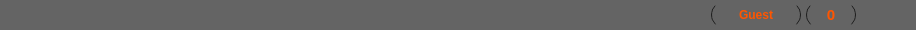
   <widget class="QFrame" name="headerFrame">
    <property name="geometry">
     <rect>
      <x>0</x>
      <y>0</y>
      <width>916</width>
      <height>30</height>
     </rect>
    </property>
    <property name="minimumSize">
     <size>
      <width>0</width>
      <height>0</height>
     </size>
    </property>
    <property name="styleSheet">
     <string notr="true">background-color: rgb(100,100,100);</string>
    </property>
    <property name="frameShape">
     <enum>QFrame::NoFrame</enum>
    </property>
    <property name="frameShadow">
     <enum>QFrame::Raised</enum>
    </property>
    <layout class="QHBoxLayout" name="horizontalLayout_3">
     <property name="spacing">
      <number>0</number>
     </property>
     <property name="leftMargin">
      <number>0</number>
     </property>
     <property name="topMargin">
      <number>0</number>
     </property>
     <property name="rightMargin">
      <number>0</number>
     </property>
     <property name="bottomMargin">
      <number>0</number>
     </property>
     <item>
      <widget class="QLabel" name="label">
       <property name="enabled">
        <bool>true</bool>
       </property>
       <property name="maximumSize">
        <size>
         <width>150</width>
         <height>100</height>
        </size>
       </property>
       <property name="text">
        <string/>
       </property>
       <property name="pixmap">
        <pixmap>C:/Users/milad/Desktop/dorsa2.png</pixmap>
       </property>
       <property name="scaledContents">
        <bool>true</bool>
       </property>
       <property name="alignment">
        <set>Qt::AlignLeading|Qt::AlignLeft|Qt::AlignTop</set>
       </property>
       <property name="margin">
        <number>-1</number>
       </property>
       <property name="indent">
        <number>4</number>
       </property>
      </widget>
     </item>
     <item>
      <spacer name="horizontalSpacer">
       <property name="orientation">
        <enum>Qt::Horizontal</enum>
       </property>
       <property name="sizeHint" stdset="0">
        <size>
         <width>370</width>
         <height>13</height>
        </size>
       </property>
      </spacer>
     </item>
     <item alignment="Qt::AlignRight">
      <widget class="QFrame" name="userFrame">
       <property name="minimumSize">
        <size>
         <width>404</width>
         <height>30</height>
        </size>
       </property>
       <property name="maximumSize">
        <size>
         <width>200</width>
         <height>30</height>
        </size>
       </property>
       <property name="styleSheet">
        <string notr="true">QFrame {
	background-color: rgb(100,100,100);
}</string>
       </property>
       <property name="frameShape">
        <enum>QFrame::NoFrame</enum>
       </property>
       <property name="frameShadow">
        <enum>QFrame::Raised</enum>
       </property>
       <layout class="QHBoxLayout" name="horizontalLayout_4">
        <property name="spacing">
         <number>5</number>
        </property>
        <property name="leftMargin">
         <number>0</number>
        </property>
        <property name="topMargin">
         <number>0</number>
        </property>
        <property name="rightMargin">
         <number>20</number>
        </property>
        <property name="bottomMargin">
         <number>0</number>
        </property>
        <item alignment="Qt::AlignRight">
         <widget class="QLabel" name="login_welcome">
          <property name="font">
           <font>
            <family>Times New Roman</family>
            <pointsize>14</pointsize>
           </font>
          </property>
          <property name="text">
           <string/>
          </property>
         </widget>
        </item>
        <item>
         <widget class="QPushButton" name="user_btn">
          <property name="enabled">
           <bool>false</bool>
          </property>
          <property name="minimumSize">
           <size>
            <width>90</width>
            <height>26</height>
           </size>
          </property>
          <property name="maximumSize">
           <size>
            <width>90</width>
            <height>26</height>
           </size>
          </property>
          <property name="font">
           <font>
            <weight>75</weight>
            <bold>true</bold>
           </font>
          </property>
          <property name="styleSheet">
           <string notr="true">QPushButton {
	border: none;
	background-color: rgb(100,100,100);
	border-left: 1px solid rgb(30, 30, 30);
	border-right:1px solid rgb(30, 30, 30);
	color: rgb(255, 85, 0);
	border-radius: 13px;
}

QPushButton:hover {
border: 1px solid rgb(0,0, 0);
}

QPushButton:pressed {
	background-color: rgb(25, 25, 25);
}
</string>
          </property>
          <property name="text">
           <string>Guest</string>
          </property>
          <property name="icon">
           <iconset resource="resources.qrc">
            <normaloff>:/icons/icons/icons8_account_1.svg</normaloff>:/icons/icons/icons8_account_1.svg</iconset>
          </property>
          <property name="iconSize">
           <size>
            <width>25</width>
            <height>25</height>
           </size>
          </property>
         </widget>
        </item>
        <item>
         <widget class="QPushButton" name="toggleButton_6">
          <property name="minimumSize">
           <size>
            <width>50</width>
            <height>26</height>
           </size>
          </property>
          <property name="maximumSize">
           <size>
            <width>50</width>
            <height>26</height>
           </size>
          </property>
          <property name="font">
           <font>
            <pointsize>11</pointsize>
            <weight>75</weight>
            <bold>true</bold>
           </font>
          </property>
          <property name="styleSheet">
           <string notr="true">QPushButton {
	border: none;
	background-color: rgb(100,100,100);
	border-left: 1px solid rgb(30, 30, 30);
	border-right:1px solid rgb(30, 30, 30);
	color: rgb(255, 85, 0);
	border-radius: 13px;
}

QPushButton:hover {
border: 1px solid rgb(0,0, 0);
}

QPushButton:pressed {
	background-color: rgb(25, 25, 25);
}
</string>
          </property>
          <property name="text">
           <string>0</string>
          </property>
          <property name="icon">
           <iconset resource="resources.qrc">
            <normaloff>:/icons/icons/icons8_alarm.svg</normaloff>:/icons/icons/icons8_alarm.svg</iconset>
          </property>
          <property name="iconSize">
           <size>
            <width>20</width>
            <height>20</height>
           </size>
          </property>
         </widget>
        </item>
       </layout>
      </widget>
     </item>
     <item>
      <widget class="QPushButton" name="close_btn_2">
       <property name="minimumSize">
        <size>
         <width>40</width>
         <height>30</height>
        </size>
       </property>
       <property name="maximumSize">
        <size>
         <width>40</width>
         <height>30</height>
        </size>
       </property>
       <property name="styleSheet">
        <string notr="true">QPushButton {
	border: none;
	background-color: rgb(100,100,100);
}

QPushButton:hover {
	background-color: rgb(255, 38, 0);
}

QPushButton:pressed {
	background-color: rgb(255, 0, 0);
}</string>
       </property>
       <property name="text">
        <string/>
       </property>
       <property name="icon">
        <iconset resource="resources.qrc">
         <normaloff>:/icons/icons/icons8_multiply.svg</normaloff>:/icons/icons/icons8_multiply.svg</iconset>
       </property>
       <property name="iconSize">
        <size>
         <width>30</width>
         <height>30</height>
        </size>
       </property>
      </widget>
     </item>
    </layout>
   </widget>
